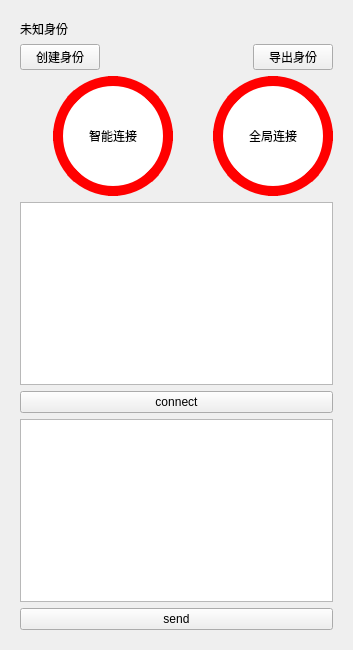
<?xml version="1.0" encoding="UTF-8"?>
<ui version="4.0">
 <class>WidgetMain</class>
 <widget class="QWidget" name="WidgetMain">
  <property name="geometry">
   <rect>
    <x>0</x>
    <y>0</y>
    <width>353</width>
    <height>650</height>
   </rect>
  </property>
  <property name="windowTitle">
   <string>WidgetMain</string>
  </property>
  <layout class="QVBoxLayout" name="verticalLayout_2">
   <item>
    <widget class="QWidget" name="widget" native="true">
     <property name="styleSheet">
      <string notr="true"> #btn_main_connect {
   background-color: #ffffff;
border-radius: 60px;
	border: 10px solid red;
border-color: red
}

 #btn_main_connect {
   	background-color: #ffffff;
	border-radius: 60px;
	border: 10px solid red;
	border-color: red
}
#btn_main_connect::checked {
	border-color: green;
}
#btn_main_connect::disabled {
	border-color: gray;
}

 #btn_main_connect_2 {
   	background-color: #ffffff;
	border-radius: 60px;
	border: 10px solid red;
	border-color: red
}

#btn_main_connect_2::checked {
	border-color: green;
}

#btn_main_connect_2::disabled {
	border-color: gray;
}


</string>
     </property>
     <layout class="QVBoxLayout" name="verticalLayout">
      <item>
       <widget class="QLabel" name="label">
        <property name="text">
         <string>未知身份</string>
        </property>
       </widget>
      </item>
      <item>
       <layout class="QHBoxLayout" name="horizontalLayout">
        <item>
         <widget class="QPushButton" name="pushButton_3">
          <property name="text">
           <string>创建身份</string>
          </property>
         </widget>
        </item>
        <item>
         <spacer name="horizontalSpacer">
          <property name="orientation">
           <enum>Qt::Horizontal</enum>
          </property>
          <property name="sizeHint" stdset="0">
           <size>
            <width>40</width>
            <height>20</height>
           </size>
          </property>
         </spacer>
        </item>
        <item>
         <widget class="QPushButton" name="btn_export_account">
          <property name="text">
           <string>导出身份</string>
          </property>
         </widget>
        </item>
       </layout>
      </item>
      <item>
       <layout class="QHBoxLayout" name="horizontalLayout_2">
        <item>
         <spacer name="horizontalSpacer_2">
          <property name="orientation">
           <enum>Qt::Horizontal</enum>
          </property>
          <property name="sizeHint" stdset="0">
           <size>
            <width>40</width>
            <height>20</height>
           </size>
          </property>
         </spacer>
        </item>
        <item>
         <widget class="QPushButton" name="btn_main_connect">
          <property name="minimumSize">
           <size>
            <width>120</width>
            <height>120</height>
           </size>
          </property>
          <property name="maximumSize">
           <size>
            <width>120</width>
            <height>120</height>
           </size>
          </property>
          <property name="text">
           <string>智能连接</string>
          </property>
          <property name="checkable">
           <bool>true</bool>
          </property>
          <property name="checked">
           <bool>false</bool>
          </property>
         </widget>
        </item>
        <item>
         <spacer name="horizontalSpacer_3">
          <property name="orientation">
           <enum>Qt::Horizontal</enum>
          </property>
          <property name="sizeHint" stdset="0">
           <size>
            <width>40</width>
            <height>20</height>
           </size>
          </property>
         </spacer>
        </item>
        <item>
         <widget class="QPushButton" name="btn_main_connect_2">
          <property name="minimumSize">
           <size>
            <width>120</width>
            <height>120</height>
           </size>
          </property>
          <property name="maximumSize">
           <size>
            <width>120</width>
            <height>120</height>
           </size>
          </property>
          <property name="text">
           <string>全局连接</string>
          </property>
          <property name="checkable">
           <bool>true</bool>
          </property>
          <property name="checked">
           <bool>false</bool>
          </property>
         </widget>
        </item>
       </layout>
      </item>
      <item>
       <widget class="QPlainTextEdit" name="plainTextEdit_2"/>
      </item>
      <item>
       <widget class="QPushButton" name="pushButton">
        <property name="text">
         <string>connect</string>
        </property>
       </widget>
      </item>
      <item>
       <widget class="QPlainTextEdit" name="plainTextEdit"/>
      </item>
      <item>
       <widget class="QPushButton" name="pushButton_2">
        <property name="text">
         <string>send</string>
        </property>
       </widget>
      </item>
     </layout>
    </widget>
   </item>
  </layout>
 </widget>
 <resources/>
 <connections/>
</ui>
